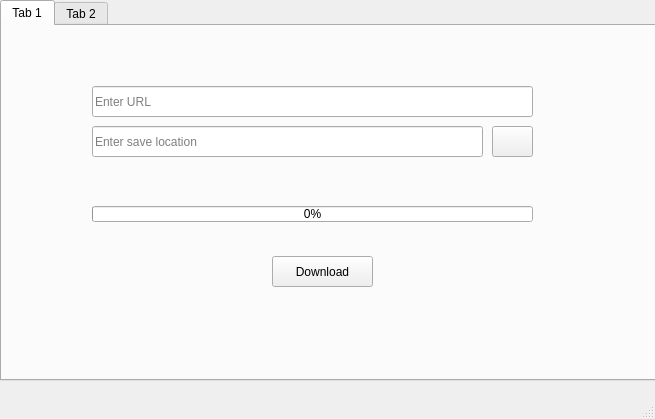
<?xml version="1.0" encoding="UTF-8"?>
<ui version="4.0">
 <class>MainWindow</class>
 <widget class="QMainWindow" name="MainWindow">
  <property name="geometry">
   <rect>
    <x>0</x>
    <y>0</y>
    <width>655</width>
    <height>419</height>
   </rect>
  </property>
  <property name="windowTitle">
   <string>MainWindow</string>
  </property>
  <widget class="QWidget" name="centralwidget">
   <widget class="QTabWidget" name="tabWidget">
    <property name="geometry">
     <rect>
      <x>0</x>
      <y>0</y>
      <width>661</width>
      <height>381</height>
     </rect>
    </property>
    <property name="currentIndex">
     <number>0</number>
    </property>
    <widget class="QWidget" name="tab">
     <attribute name="title">
      <string>Tab 1</string>
     </attribute>
     <widget class="QLineEdit" name="lnEdtUrlTb1">
      <property name="geometry">
       <rect>
        <x>90</x>
        <y>60</y>
        <width>441</width>
        <height>31</height>
       </rect>
      </property>
      <property name="autoFillBackground">
       <bool>false</bool>
      </property>
      <property name="text">
       <string/>
      </property>
      <property name="placeholderText">
       <string>Enter URL</string>
      </property>
     </widget>
     <widget class="QLineEdit" name="lnEdtSvLocationTb1">
      <property name="geometry">
       <rect>
        <x>90</x>
        <y>100</y>
        <width>391</width>
        <height>31</height>
       </rect>
      </property>
      <property name="placeholderText">
       <string>Enter save location</string>
      </property>
     </widget>
     <widget class="QPushButton" name="btnDownload">
      <property name="geometry">
       <rect>
        <x>270</x>
        <y>230</y>
        <width>101</width>
        <height>31</height>
       </rect>
      </property>
      <property name="text">
       <string>Download</string>
      </property>
     </widget>
     <widget class="QPushButton" name="btnBrowseTb1">
      <property name="geometry">
       <rect>
        <x>490</x>
        <y>100</y>
        <width>41</width>
        <height>31</height>
       </rect>
      </property>
      <property name="text">
       <string/>
      </property>
      <property name="icon">
       <iconset resource="photo.qrc">
        <normaloff>:/icons/browse.png</normaloff>:/icons/browse.png</iconset>
      </property>
     </widget>
     <widget class="QProgressBar" name="progressBarTb1">
      <property name="geometry">
       <rect>
        <x>90</x>
        <y>180</y>
        <width>441</width>
        <height>16</height>
       </rect>
      </property>
      <property name="value">
       <number>0</number>
      </property>
     </widget>
    </widget>
    <widget class="QWidget" name="tab_2">
     <attribute name="title">
      <string>Tab 2</string>
     </attribute>
     <widget class="QTabWidget" name="tabWidget_2">
      <property name="geometry">
       <rect>
        <x>0</x>
        <y>0</y>
        <width>661</width>
        <height>351</height>
       </rect>
      </property>
      <property name="tabPosition">
       <enum>QTabWidget::North</enum>
      </property>
      <property name="tabShape">
       <enum>QTabWidget::Rounded</enum>
      </property>
      <property name="currentIndex">
       <number>1</number>
      </property>
      <property name="elideMode">
       <enum>Qt::ElideNone</enum>
      </property>
      <property name="usesScrollButtons">
       <bool>false</bool>
      </property>
      <property name="tabBarAutoHide">
       <bool>false</bool>
      </property>
      <widget class="QWidget" name="tab_3">
       <attribute name="title">
        <string>One Video</string>
       </attribute>
       <widget class="QLineEdit" name="lineEdit_3">
        <property name="geometry">
         <rect>
          <x>81</x>
          <y>40</y>
          <width>381</width>
          <height>31</height>
         </rect>
        </property>
        <property name="text">
         <string/>
        </property>
        <property name="placeholderText">
         <string>Enter URL</string>
        </property>
       </widget>
       <widget class="QLineEdit" name="lineEdit_4">
        <property name="geometry">
         <rect>
          <x>81</x>
          <y>80</y>
          <width>381</width>
          <height>31</height>
         </rect>
        </property>
        <property name="placeholderText">
         <string>Enter save location</string>
        </property>
       </widget>
       <widget class="QPushButton" name="btnOneVideoDownload">
        <property name="geometry">
         <rect>
          <x>240</x>
          <y>210</y>
          <width>121</width>
          <height>31</height>
         </rect>
        </property>
        <property name="text">
         <string>Download</string>
        </property>
       </widget>
       <widget class="QPushButton" name="pushButton_4">
        <property name="geometry">
         <rect>
          <x>470</x>
          <y>80</y>
          <width>41</width>
          <height>31</height>
         </rect>
        </property>
        <property name="text">
         <string/>
        </property>
        <property name="icon">
         <iconset resource="photo.qrc">
          <normaloff>:/icons/browse.png</normaloff>:/icons/browse.png</iconset>
        </property>
       </widget>
       <widget class="QPushButton" name="pushButton_5">
        <property name="geometry">
         <rect>
          <x>470</x>
          <y>40</y>
          <width>41</width>
          <height>31</height>
         </rect>
        </property>
        <property name="text">
         <string/>
        </property>
        <property name="icon">
         <iconset resource="photo.qrc">
          <normaloff>:/icons/check.png</normaloff>:/icons/check.png</iconset>
        </property>
       </widget>
       <widget class="QLabel" name="label">
        <property name="geometry">
         <rect>
          <x>230</x>
          <y>130</y>
          <width>101</width>
          <height>21</height>
         </rect>
        </property>
        <property name="text">
         <string>Video Quality:  </string>
        </property>
       </widget>
       <widget class="QComboBox" name="comboBox">
        <property name="geometry">
         <rect>
          <x>380</x>
          <y>130</y>
          <width>131</width>
          <height>21</height>
         </rect>
        </property>
       </widget>
       <widget class="QProgressBar" name="progressBar">
        <property name="geometry">
         <rect>
          <x>80</x>
          <y>170</y>
          <width>431</width>
          <height>16</height>
         </rect>
        </property>
        <property name="value">
         <number>0</number>
        </property>
       </widget>
      </widget>
      <widget class="QWidget" name="tab_4">
       <attribute name="title">
        <string>Full Playlist</string>
       </attribute>
       <widget class="QComboBox" name="comboBox_2">
        <property name="geometry">
         <rect>
          <x>430</x>
          <y>130</y>
          <width>141</width>
          <height>21</height>
         </rect>
        </property>
       </widget>
       <widget class="QLineEdit" name="lineEdit_5">
        <property name="geometry">
         <rect>
          <x>81</x>
          <y>80</y>
          <width>441</width>
          <height>31</height>
         </rect>
        </property>
        <property name="placeholderText">
         <string>Enter save location</string>
        </property>
       </widget>
       <widget class="QLineEdit" name="lineEdit_6">
        <property name="geometry">
         <rect>
          <x>81</x>
          <y>40</y>
          <width>441</width>
          <height>31</height>
         </rect>
        </property>
        <property name="text">
         <string/>
        </property>
        <property name="placeholderText">
         <string>Enter  Playlist URL</string>
        </property>
       </widget>
       <widget class="QPushButton" name="pushButton_6">
        <property name="geometry">
         <rect>
          <x>530</x>
          <y>40</y>
          <width>41</width>
          <height>31</height>
         </rect>
        </property>
        <property name="text">
         <string/>
        </property>
        <property name="icon">
         <iconset resource="photo.qrc">
          <normaloff>:/icons/check.png</normaloff>:/icons/check.png</iconset>
        </property>
       </widget>
       <widget class="QPushButton" name="btnPlaylistDownload">
        <property name="geometry">
         <rect>
          <x>280</x>
          <y>250</y>
          <width>101</width>
          <height>31</height>
         </rect>
        </property>
        <property name="text">
         <string>Download</string>
        </property>
       </widget>
       <widget class="QPushButton" name="pushButton_8">
        <property name="geometry">
         <rect>
          <x>530</x>
          <y>80</y>
          <width>41</width>
          <height>31</height>
         </rect>
        </property>
        <property name="text">
         <string/>
        </property>
        <property name="icon">
         <iconset resource="photo.qrc">
          <normaloff>:/icons/browse.png</normaloff>:/icons/browse.png</iconset>
        </property>
       </widget>
       <widget class="QProgressBar" name="progressBar_2">
        <property name="geometry">
         <rect>
          <x>80</x>
          <y>210</y>
          <width>491</width>
          <height>16</height>
         </rect>
        </property>
        <property name="value">
         <number>0</number>
        </property>
       </widget>
       <widget class="QLabel" name="label_2">
        <property name="geometry">
         <rect>
          <x>80</x>
          <y>170</y>
          <width>111</width>
          <height>16</height>
         </rect>
        </property>
        <property name="text">
         <string>Current Video:</string>
        </property>
       </widget>
       <widget class="QLabel" name="label_3">
        <property name="geometry">
         <rect>
          <x>370</x>
          <y>170</y>
          <width>91</width>
          <height>16</height>
         </rect>
        </property>
        <property name="text">
         <string>Full Playlist:</string>
        </property>
       </widget>
       <widget class="QLCDNumber" name="lcdNumber">
        <property name="geometry">
         <rect>
          <x>250</x>
          <y>170</y>
          <width>64</width>
          <height>23</height>
         </rect>
        </property>
       </widget>
       <widget class="QLCDNumber" name="lcdNumber_2">
        <property name="geometry">
         <rect>
          <x>510</x>
          <y>170</y>
          <width>64</width>
          <height>23</height>
         </rect>
        </property>
       </widget>
       <widget class="QLabel" name="label_4">
        <property name="geometry">
         <rect>
          <x>260</x>
          <y>130</y>
          <width>101</width>
          <height>20</height>
         </rect>
        </property>
        <property name="text">
         <string>Video Quality:</string>
        </property>
       </widget>
      </widget>
     </widget>
    </widget>
   </widget>
  </widget>
  <widget class="QMenuBar" name="menubar">
   <property name="geometry">
    <rect>
     <x>0</x>
     <y>0</y>
     <width>655</width>
     <height>20</height>
    </rect>
   </property>
  </widget>
  <widget class="QStatusBar" name="statusbar"/>
 </widget>
 <resources>
  <include location="photo.qrc"/>
 </resources>
 <connections/>
</ui>
